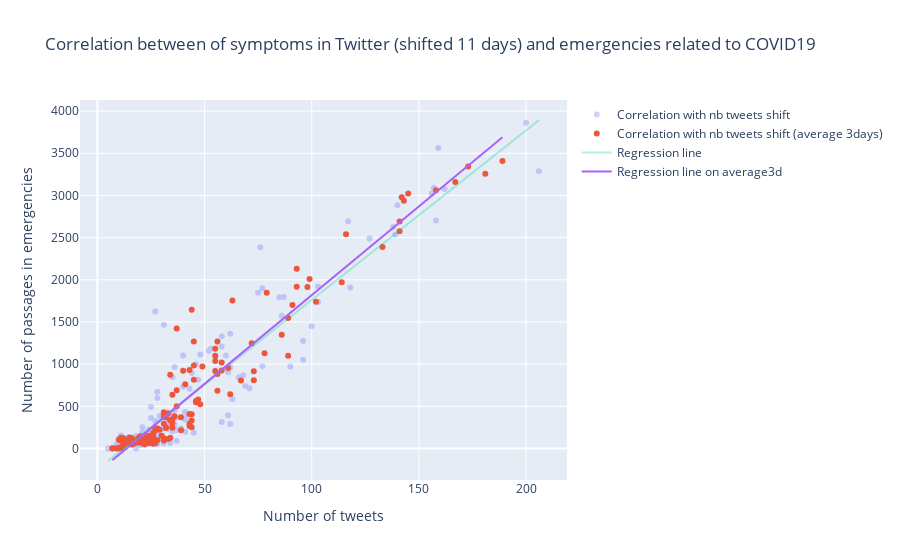

This figure's notebook cell:
### Code cell
def plot_symptoms_correlation(log=False):
    
    def select_df(in_df):
        out_df = in_df[['urgences','symptoms']]
        if log==True:
            out_df = in_df[[col for col in in_df.columns if col.startswith('log')]]
            out_df.columns = out_df.columns.str.replace('log_', '')
            out_df = out_df.dropna()
        return out_df
    df = select_df(correlation_matrix)
    df_3 = select_df(correlation_matrix_3)
        
    # Regressions
    reg = LinearRegression().fit(np.vstack(df['symptoms']), df['urgences'])
    bestfit = reg.predict(np.vstack(df['symptoms']))
    
    reg_3 = LinearRegression().fit(np.vstack(df_3['symptoms']), df_3['urgences'])
    bestfit_3 = reg_3.predict(np.vstack(df_3['symptoms']))
    
    
    
    # Plot the graph
    traces=[]
    traces.append(go.Scatter(x = df['symptoms'],
                             y = df['urgences'],
                            mode = 'markers',
                             opacity=0.3,
                             name = 'Correlation with nb tweets shift'))
    traces.append(go.Scatter (x = df_3['symptoms'],
                            y = df_3['urgences'],
                            mode = 'markers',
                             name = 'Correlation with nb tweets shift (average 3days)'))
    
    traces.append(go.Scatter(x=df['symptoms'],
                            y=bestfit,
                             opacity=0.3,
                            mode='lines',
                            name='Regression line'))
    
    traces.append(go.Scatter(x=df_3['symptoms'],
                            y=bestfit_3,
                            mode='lines',
                            name='Regression line on average3d'))
    
    layout = go.Layout(title="Correlation between of symptoms in Twitter (shifted 11 days) and emergencies related to COVID19",
                       xaxis=dict(title='Number of tweets'),
                       yaxis=dict(title='Number of passages in emergencies'))
    
    fig = go.Figure(traces, layout)
    py.iplot(fig)
    
    #print("Regression coefficient on raw data : " + str(reg.coef_))
    #print("Regression coefficient on data averaged 3days : " + str(reg_3.coef_))

plot_symptoms_correlation()

### Figure 1 — Plotly figure (JSON) as saved in the notebook; plotly's stock layout.template omitted (floating-point values rounded to 4 significant figures; data arrays with more than 128 entries replaced by an {"elided": "..."} marker saying what was removed)
{"data": [{"mode": "markers", "name": "Correlation with nb tweets shift", "opacity": 0.3, "type": "scatter", "x": {"elided": "151 int values"}, "y": {"elided": "151 int values"}}, {"mode": "markers", "name": "Correlation with nb tweets shift (average 3days)", "type": "scatter", "x": {"elided": "149 int values"}, "y": {"elided": "149 int values"}}, {"mode": "lines", "name": "Regression line", "opacity": 0.3, "type": "scatter", "x": {"elided": "151 int values"}, "y": {"elided": "151 float values"}}, {"mode": "lines", "name": "Regression line on average3d", "type": "scatter", "x": {"elided": "149 int values"}, "y": {"elided": "149 float values"}}], "layout": {"title": {"text": "Correlation between of symptoms in Twitter (shifted 11 days) and emergencies related to COVID19"}, "xaxis": {"title": {"text": "Number of tweets"}}, "yaxis": {"title": {"text": "Number of passages in emergencies"}}}}
